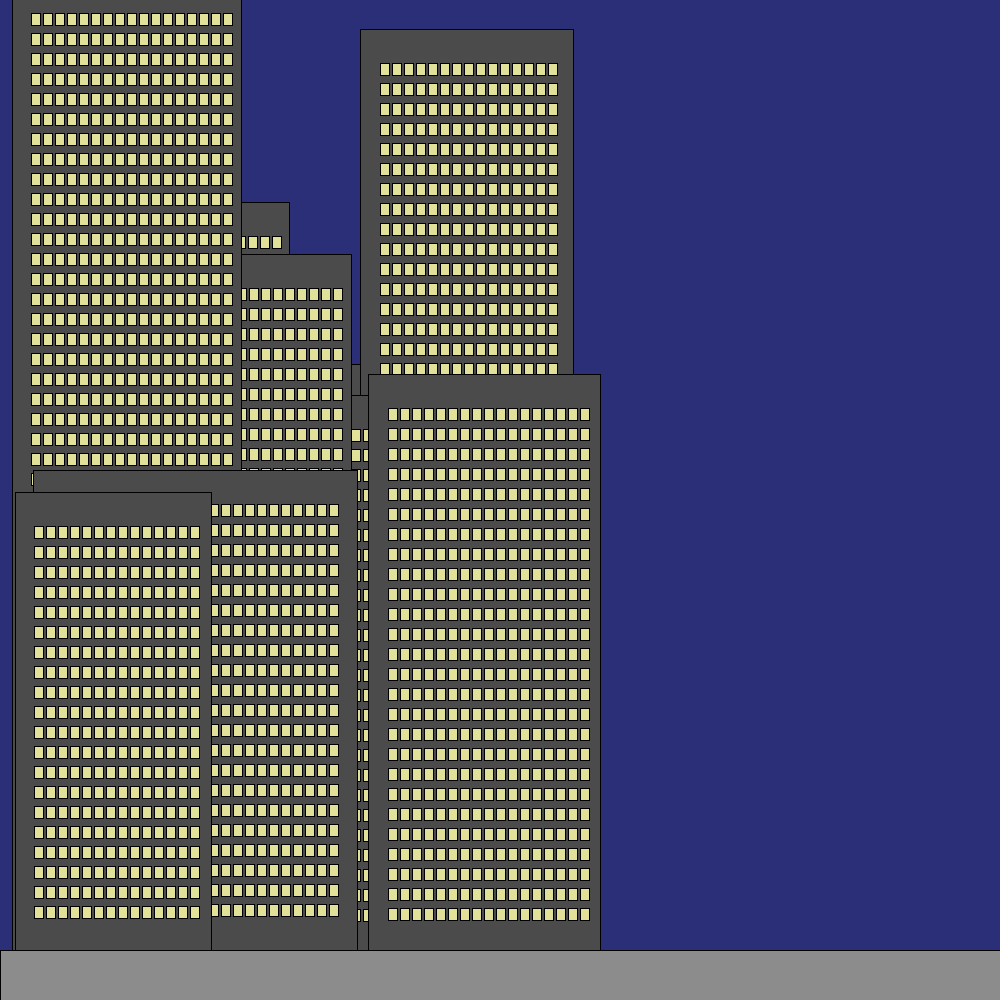
Frame 1 (no input)
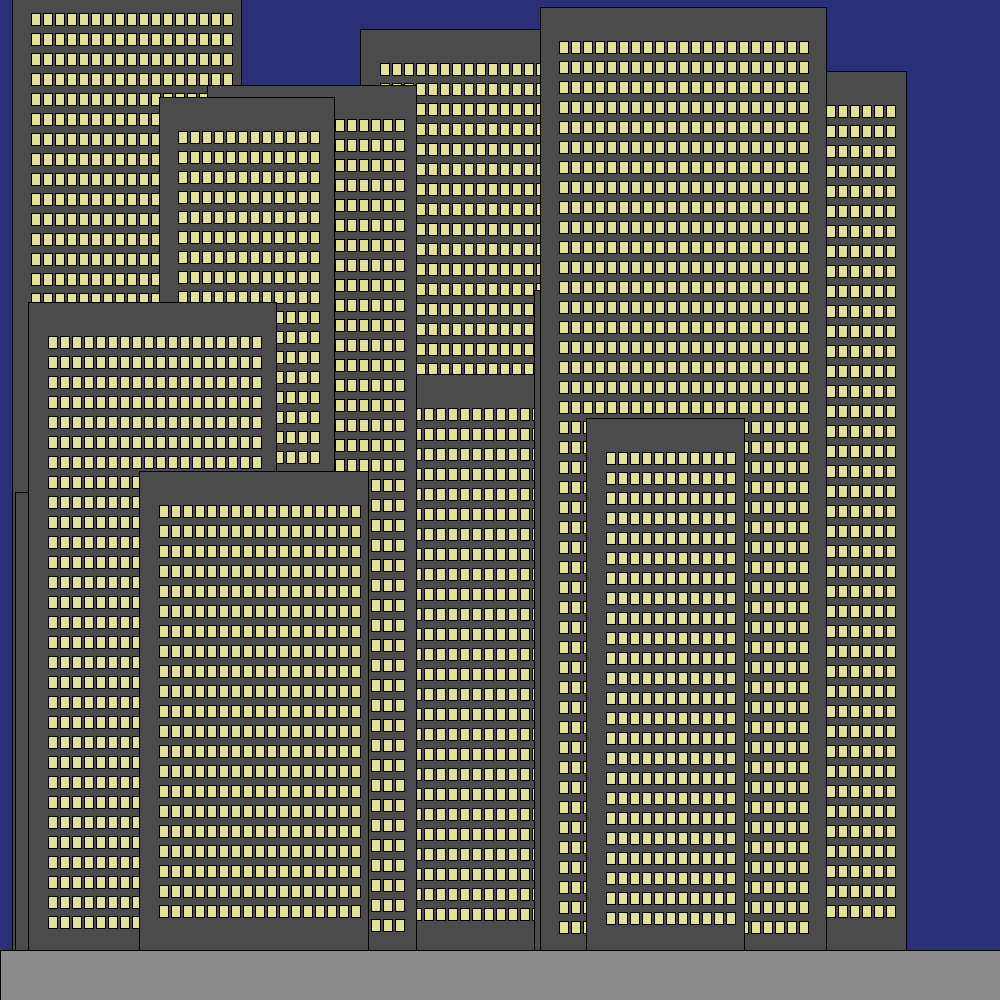
Frame 2 (the mouse pressed at the canvas centre, redrawn once)

The Processing sketch that drew these frames (run headless with seeded random() and noise(); the mouse was pressed at the canvas centre and the sketch redrawn once):

// Processing sketch: question_4
// ── question_4.pde
/* 
Write a program that makes a drawing of a skyscraper. The skyscraper should have at least 20 stories and at least 10 windows per story.
*/

////////////////////////
// Globals
////////////////////////

final color nightSky = color(43, 47, 119);
final color buildingColour = color(75);
final color windowColour = color(225, 225, 153);
final color streetColour = color(140);
final int buildingCount = int(random(5, 12));

final int storyHeight = 20;
final int windowWBuff = 12;
final int windowHBuff = 20;
final int windowH = 12;
final int windowW = 9;

int streetLevel;

////////////////////////
// Setup
////////////////////////

void setup() {
    background(43, 47, 119);
    size(1000, 1000);

    streetLevel = height - 50;

    rectMode(CORNERS);
}

////////////////////////
// Draw
////////////////////////

void draw() {
    drawBuildings();
    drawStreet();
    noLoop();
}

void drawBuildings() {
    int drawCount = 0;

    while(drawCount < buildingCount) {
        drawSkyscrapper();
        drawCount++;
    }
}

void drawSkyscrapper() {
    int floorCount = 1;
    float topFloor = random(22, 50);
    float buildingHeight = topFloor * storyHeight;
    float buildingWidth = windowWBuff*random(12,30);
    float buildingX = random(height - buildingWidth);

    fill(buildingColour);
    rectMode(CORNERS);
    rect(buildingX, (streetLevel - buildingHeight), buildingX + buildingWidth, streetLevel);

    pushMatrix();
    translate(buildingX, streetLevel - buildingHeight);
    while (floorCount < topFloor- 2) {
        int windowCol = 1;
        while (windowCol < buildingWidth/windowWBuff - 2) {
            fill(windowColour);
            rectMode(CENTER);
            rect(windowWBuff + (windowWBuff*windowCol), windowHBuff + (windowHBuff*floorCount), windowW, windowH);
            windowCol++;
        }
    floorCount++;
    }
    popMatrix();
}

void drawStreet() {
    rectMode(CORNERS);
    fill(streetColour);
    rect(0, streetLevel, width, height);
}
